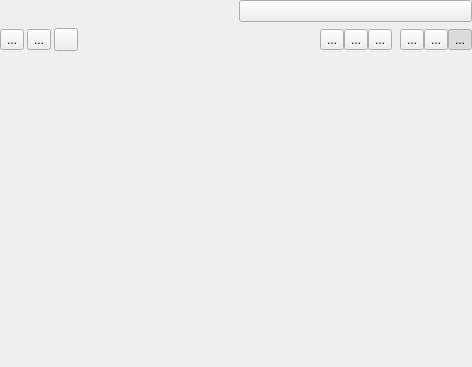
<?xml version="1.0" encoding="UTF-8"?>
<ui version="4.0">
 <class>qDMMLTableViewControllerWidget</class>
 <widget class="ctkPopupWidget" name="qDMMLTableViewControllerWidget">
  <property name="geometry">
   <rect>
    <x>0</x>
    <y>0</y>
    <width>472</width>
    <height>367</height>
   </rect>
  </property>
  <property name="windowTitle">
   <string>Table View Controller</string>
  </property>
  <layout class="QVBoxLayout" name="verticalLayout">
   <property name="margin">
    <number>0</number>
   </property>
   <item>
    <layout class="QHBoxLayout" name="horizontalLayout_3">
     <property name="sizeConstraint">
      <enum>QLayout::SetMinimumSize</enum>
     </property>
     <item>
      <widget class="qDMMLNodeComboBox" name="tableComboBox">
       <property name="nodeTypes">
        <stringlist>
         <string>vtkDMMLTableNode</string>
        </stringlist>
       </property>
       <property name="noneEnabled">
        <bool>true</bool>
       </property>
       <property name="addEnabled">
        <bool>true</bool>
       </property>
       <property name="removeEnabled">
        <bool>true</bool>
       </property>
       <property name="editEnabled">
        <bool>true</bool>
       </property>
       <property name="renameEnabled">
        <bool>true</bool>
       </property>
      </widget>
     </item>
     <item>
      <widget class="QPushButton" name="LockTableButton">
       <property name="sizePolicy">
        <sizepolicy hsizetype="Preferred" vsizetype="Preferred">
         <horstretch>0</horstretch>
         <verstretch>0</verstretch>
        </sizepolicy>
       </property>
       <property name="minimumSize">
        <size>
         <width>30</width>
         <height>0</height>
        </size>
       </property>
       <property name="toolTip">
        <string>Allow table editing</string>
       </property>
       <property name="text">
        <string/>
       </property>
       <property name="icon">
        <iconset resource="../../../../../Base/QTGUI/Resources/qCjyxBaseQTGUI.qrc">
         <normaloff>:/Icons/Medium/CjyxUnlock.png</normaloff>:/Icons/Medium/CjyxUnlock.png</iconset>
       </property>
       <property name="checkable">
        <bool>false</bool>
       </property>
       <property name="flat">
        <bool>false</bool>
       </property>
      </widget>
     </item>
    </layout>
   </item>
   <item>
    <layout class="QHBoxLayout" name="horizontalLayout">
     <property name="spacing">
      <number>3</number>
     </property>
     <item>
      <widget class="QToolButton" name="CopyButton">
       <property name="toolTip">
        <string>Copy</string>
       </property>
       <property name="text">
        <string>...</string>
       </property>
       <property name="icon">
        <iconset resource="../../../../../Base/QTGUI/Resources/qCjyxBaseQTGUI.qrc">
         <normaloff>:/Icons/Medium/CjyxEditCopy.png</normaloff>:/Icons/Medium/CjyxEditCopy.png</iconset>
       </property>
      </widget>
     </item>
     <item>
      <widget class="QToolButton" name="PasteButton">
       <property name="toolTip">
        <string>Paste</string>
       </property>
       <property name="text">
        <string>...</string>
       </property>
       <property name="icon">
        <iconset resource="../../../../../Base/QTGUI/Resources/qCjyxBaseQTGUI.qrc">
         <normaloff>:/Icons/Medium/CjyxEditPaste.png</normaloff>:/Icons/Medium/CjyxEditPaste.png</iconset>
       </property>
      </widget>
     </item>
     <item>
      <widget class="QToolButton" name="PlotButton">
       <property name="toolTip">
        <string>Generate an Interactive Plot based on user-selection of the columns of the table.</string>
       </property>
       <property name="text">
        <string/>
       </property>
       <property name="icon">
        <iconset resource="../../../../../Base/QTGUI/Resources/qCjyxBaseQTGUI.qrc">
         <normaloff>:/Icons/Medium/CjyxInteractivePlotting.png</normaloff>:/Icons/Medium/CjyxInteractivePlotting.png</iconset>
       </property>
      </widget>
     </item>
     <item>
      <widget class="QFrame" name="EditControlsFrame">
       <property name="minimumSize">
        <size>
         <width>0</width>
         <height>15</height>
        </size>
       </property>
       <property name="frameShape">
        <enum>QFrame::NoFrame</enum>
       </property>
       <property name="frameShadow">
        <enum>QFrame::Plain</enum>
       </property>
       <property name="lineWidth">
        <number>0</number>
       </property>
       <layout class="QHBoxLayout" name="horizontalLayout_7">
        <property name="spacing">
         <number>0</number>
        </property>
        <property name="margin">
         <number>0</number>
        </property>
        <item>
         <spacer name="horizontalSpacer">
          <property name="orientation">
           <enum>Qt::Horizontal</enum>
          </property>
          <property name="sizeType">
           <enum>QSizePolicy::MinimumExpanding</enum>
          </property>
          <property name="sizeHint" stdset="0">
           <size>
            <width>16</width>
            <height>20</height>
           </size>
          </property>
         </spacer>
        </item>
        <item>
         <widget class="QToolButton" name="ColumnInsertButton">
          <property name="toolTip">
           <string>Add column</string>
          </property>
          <property name="text">
           <string>...</string>
          </property>
          <property name="icon">
           <iconset resource="../qDMMLWidgets.qrc">
            <normaloff>:/Icons/column_add.png</normaloff>:/Icons/column_add.png</iconset>
          </property>
         </widget>
        </item>
        <item>
         <widget class="QToolButton" name="ColumnDeleteButton">
          <property name="toolTip">
           <string>Delete column</string>
          </property>
          <property name="text">
           <string>...</string>
          </property>
          <property name="icon">
           <iconset resource="../qDMMLWidgets.qrc">
            <normaloff>:/Icons/column_delete.png</normaloff>:/Icons/column_delete.png</iconset>
          </property>
         </widget>
        </item>
        <item>
         <widget class="QToolButton" name="LockFirstColumnButton">
          <property name="toolTip">
           <string>Lock first column</string>
          </property>
          <property name="text">
           <string>...</string>
          </property>
          <property name="icon">
           <iconset resource="../qDMMLWidgets.qrc">
            <normaloff>:/Icons/row_header_lock.png</normaloff>:/Icons/row_header_lock.png</iconset>
          </property>
          <property name="checkable">
           <bool>true</bool>
          </property>
         </widget>
        </item>
        <item>
         <spacer name="horizontalSpacer_2">
          <property name="orientation">
           <enum>Qt::Horizontal</enum>
          </property>
          <property name="sizeType">
           <enum>QSizePolicy::Preferred</enum>
          </property>
          <property name="sizeHint" stdset="0">
           <size>
            <width>8</width>
            <height>0</height>
           </size>
          </property>
         </spacer>
        </item>
        <item>
         <widget class="QToolButton" name="RowInsertButton">
          <property name="toolTip">
           <string>Add row</string>
          </property>
          <property name="text">
           <string>...</string>
          </property>
          <property name="icon">
           <iconset resource="../qDMMLWidgets.qrc">
            <normaloff>:/Icons/row_add.png</normaloff>:/Icons/row_add.png</iconset>
          </property>
         </widget>
        </item>
        <item>
         <widget class="QToolButton" name="RowDeleteButton">
          <property name="toolTip">
           <string>Delete row</string>
          </property>
          <property name="text">
           <string>...</string>
          </property>
          <property name="icon">
           <iconset resource="../qDMMLWidgets.qrc">
            <normaloff>:/Icons/row_delete.png</normaloff>:/Icons/row_delete.png</iconset>
          </property>
         </widget>
        </item>
        <item>
         <widget class="QToolButton" name="LockFirstRowButton">
          <property name="toolTip">
           <string>Lock first row</string>
          </property>
          <property name="text">
           <string>...</string>
          </property>
          <property name="icon">
           <iconset resource="../qDMMLWidgets.qrc">
            <normaloff>:/Icons/column_header_lock.png</normaloff>:/Icons/column_header_lock.png</iconset>
          </property>
          <property name="checkable">
           <bool>true</bool>
          </property>
          <property name="checked">
           <bool>true</bool>
          </property>
         </widget>
        </item>
       </layout>
      </widget>
     </item>
    </layout>
   </item>
   <item>
    <spacer name="verticalSpacer">
     <property name="orientation">
      <enum>Qt::Vertical</enum>
     </property>
     <property name="sizeType">
      <enum>QSizePolicy::Expanding</enum>
     </property>
     <property name="sizeHint" stdset="0">
      <size>
       <width>20</width>
       <height>1</height>
      </size>
     </property>
    </spacer>
   </item>
   <item>
    <spacer name="BottomSpacer">
     <property name="orientation">
      <enum>Qt::Vertical</enum>
     </property>
     <property name="sizeType">
      <enum>QSizePolicy::Fixed</enum>
     </property>
     <property name="sizeHint" stdset="0">
      <size>
       <width>20</width>
       <height>0</height>
      </size>
     </property>
    </spacer>
   </item>
  </layout>
 </widget>
 <customwidgets>
  <customwidget>
   <class>qDMMLNodeComboBox</class>
   <extends>QWidget</extends>
   <header>qDMMLNodeComboBox.h</header>
   <container>1</container>
  </customwidget>
  <customwidget>
   <class>ctkPopupWidget</class>
   <extends>QFrame</extends>
   <header>ctkPopupWidget.h</header>
   <container>1</container>
  </customwidget>
 </customwidgets>
 <resources>
  <include location="../qDMMLWidgets.qrc"/>
  <include location="../../../../../Base/QTGUI/Resources/qCjyxBaseQTGUI.qrc"/>
 </resources>
 <connections/>
</ui>
